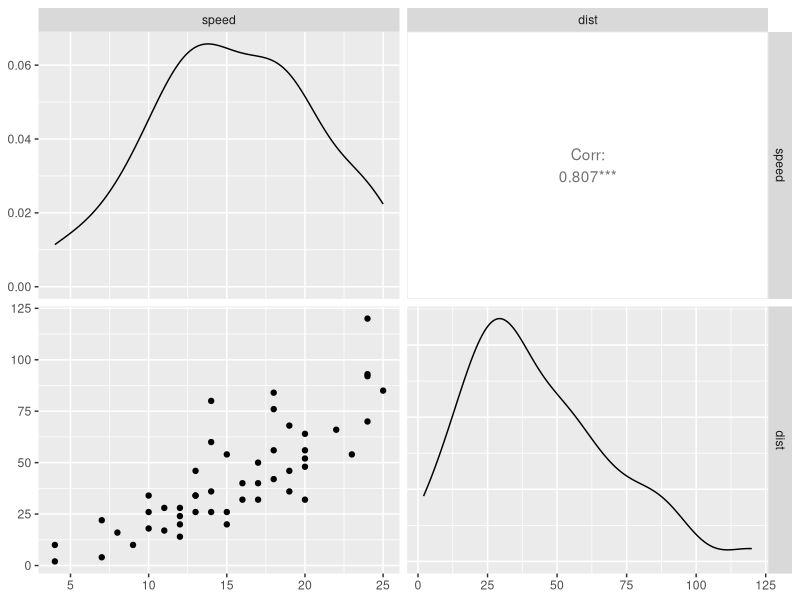
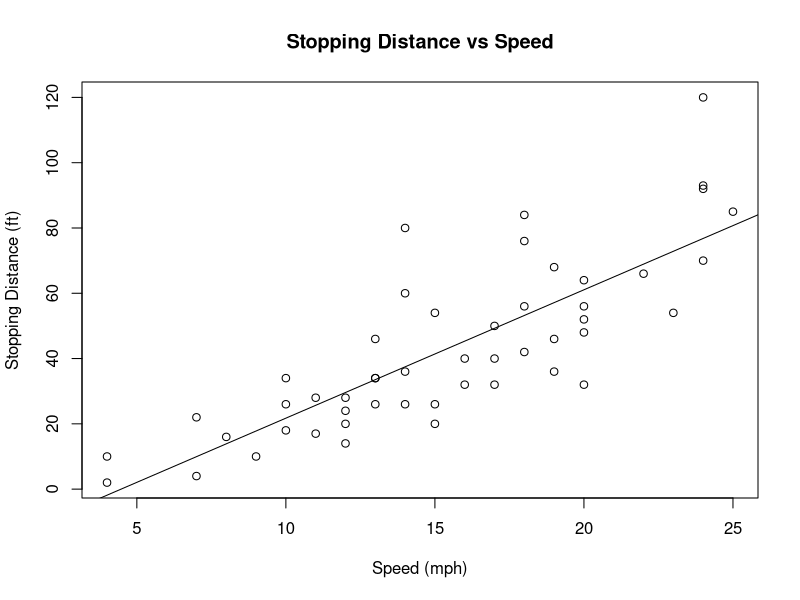
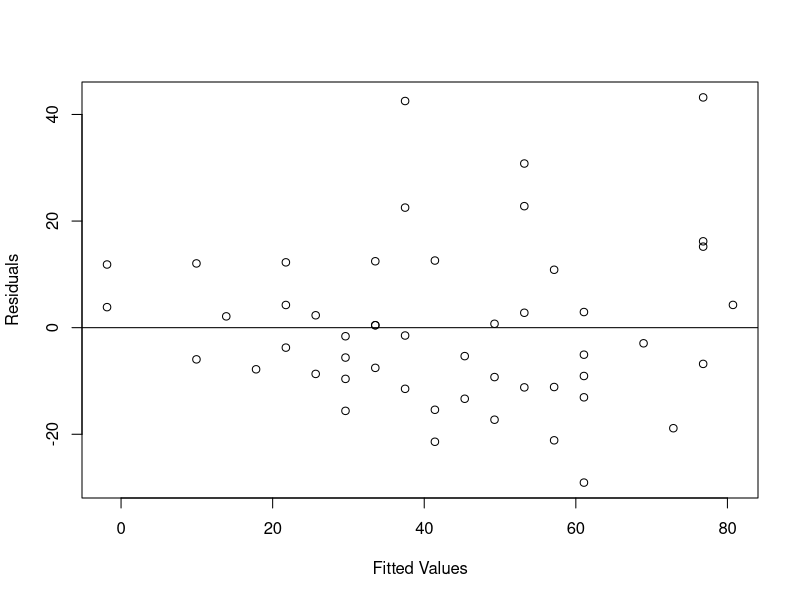
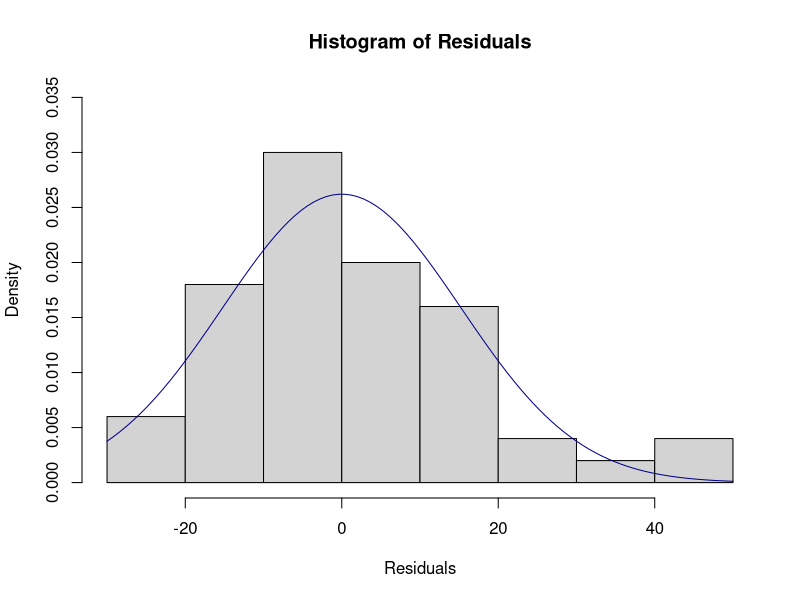
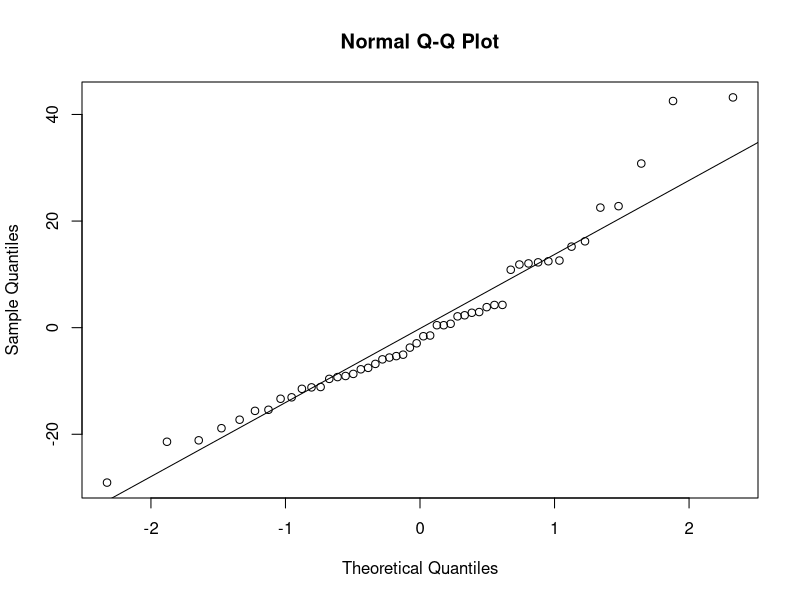

The R source for these figures, in order:
## ---- chunk 1
# Loading the dataset
attach(cars)
head(cars)
## ---- chunk 2
psych::describe(cars)
## ---- chunk 3
GGally::ggpairs(cars, columns = 1:2)
## ---- chunk 4
model = lm(dist ~ speed, data = cars)
model
## ---- chunk 5
plot(cars$speed, cars$dist, xlab = 'Speed (mph)', ylab = 'Stopping Distance (ft)', 
     main = 'Stopping Distance vs Speed')
abline(model)
## ---- chunk 6
summary(model)
## ---- chunk 7
# Plot of the residual values
plot(fitted(model), resid(model), xlab = 'Fitted Values', ylab = 'Residuals')
abline(0,0)
## ---- chunk 8
# Histogram of Residuals
hist(model$residuals, main = "Histogram of Residuals", xlab = "Residuals", ylim = c(0, 0.035), 
     prob = TRUE)
curve(dnorm(x, mean = mean(model$residuals), sd = sd(model$residuals)), col = "darkblue", 
      add = TRUE)

# Q-Q plot
qqnorm(resid(model))
qqline(resid(model))
